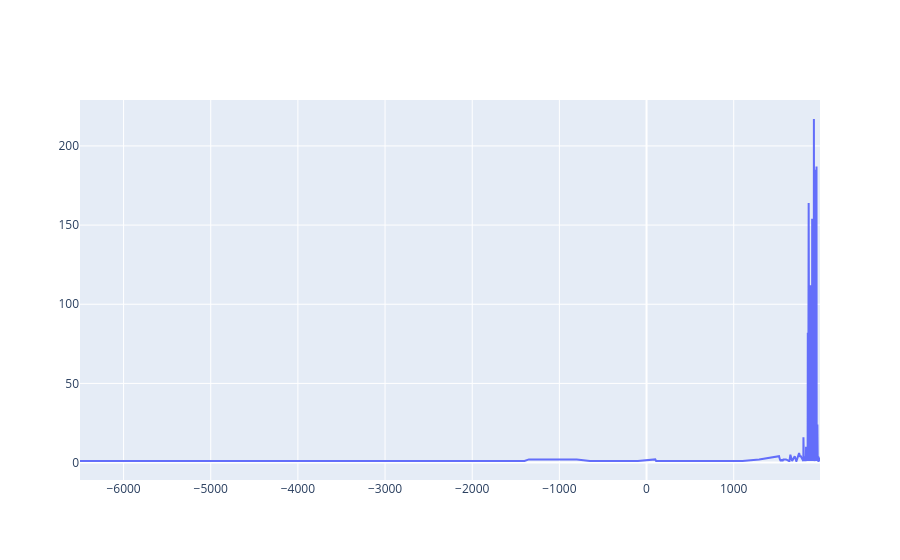

Notebook cell for this chart:
### Code cell
# scatter timeline for societies
fig2 = go.Figure(data=[go.Scatter(x=year_group.index,
                    y=year_group.values,
                    mode='lines'
                    )])

fig2.show()

### Figure 1 — Plotly figure (JSON) as saved in the notebook; plotly's stock layout.template omitted (floating-point values rounded to 4 significant figures; data arrays with more than 128 entries replaced by an {"elided": "..."} marker saying what was removed)
{"data": [{"mode": "lines", "type": "scatter", "x": {"elided": "137 float values"}, "y": {"elided": "137 int values"}}], "layout": {}}
